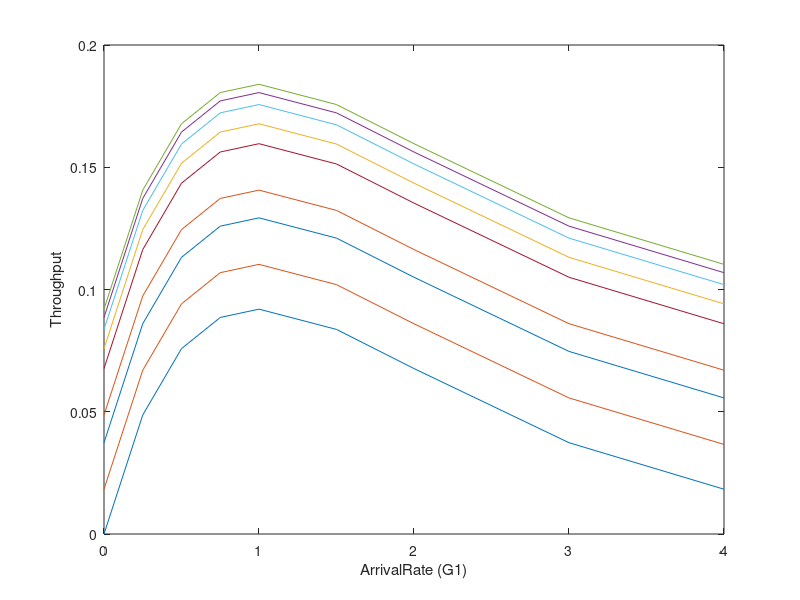

This figure's MATLAB source:
clear; clc;
%% Variables
ArrivalRate = [0, 0.25, 0.5, 0.75, 1, 1.5, 2, 3, 4]; % given arrival rate, packets/slot

%% Calculate Throughput
SuccessPacket = zeros(length(ArrivalRate),length(ArrivalRate)); % 9x9 Table

ptr1 = 1; % data pointer for G1
for G1 = ArrivalRate % packets per slot
    ptr2 = 1;        % data pointer for G2
    for G2 = ArrivalRate % packets per slot
        Nonarrival_even = exp(-G1); % non-arrival rate for even slots
        Nonarrival_odd  = exp(-G2); % non-arrival rate for odd slots
        
        Success_even = 1/2 * G1 * Nonarrival_even; % Throughput for even slots in the channel        
        Success_odd  = 1/2 * G2 * Nonarrival_odd;  % Throughput for odd slots in the channel
        SuccessPacket(ptr1, ptr2) = 1/2 * Success_even + 1/2 * Success_odd; % total Throughput

        ptr2 = ptr2 + 1; % increase the pointer
    end
    ptr1 = ptr1 + 1; % increase the pointer
end

%% Plot the graph
disp(SuccessPacket); % display the Throughput table, each row for G1, each column for G2.
plot(ArrivalRate, SuccessPacket); % 2-dimentional graph
xlabel('ArrivalRate (G1)'); % x-axis is G1
ylabel('Throughput');       % y-axis is Throughput or Efficiency